Frame 1 (no input): blank canvas, image omitted
Frame 60 (no input): blank canvas, image omitted
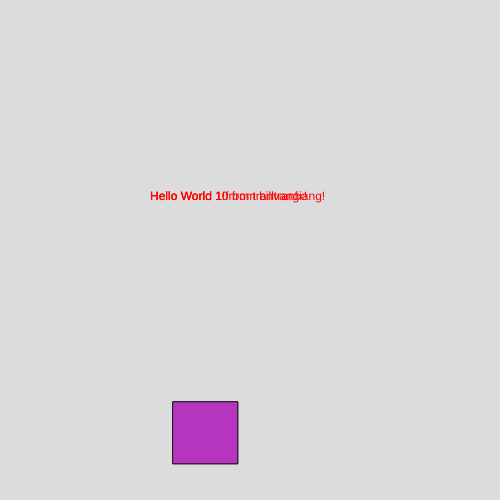
Frame 120 (the mouse pressed at the canvas centre since frame 60)

The p5.js sketch whose frames 1 and 60 were blank and that drew this single picture after the mouse press (run headless with seeded random() and noise() and a simulated clock; from frame 60 on, the mouse is pressed at the canvas centre):

// p5.js sketch
// ── sketch.js
function setup() {
  createCanvas(500, 500);
}

function draw() {  
}
mousePressed = function() {
  background(220);
  fill(255, 0, 0);
  text("Hello World 1!", 150, 200);
  text("Hello World 1 from tranvangiang!", 150, 200);
  text("Hello World 10 from billtranfx!", 150, 200);
  
  fill(random(255), random(255), random(255));
  rect(random(width), random(height), random(50, 100), random(50, 100));
}
